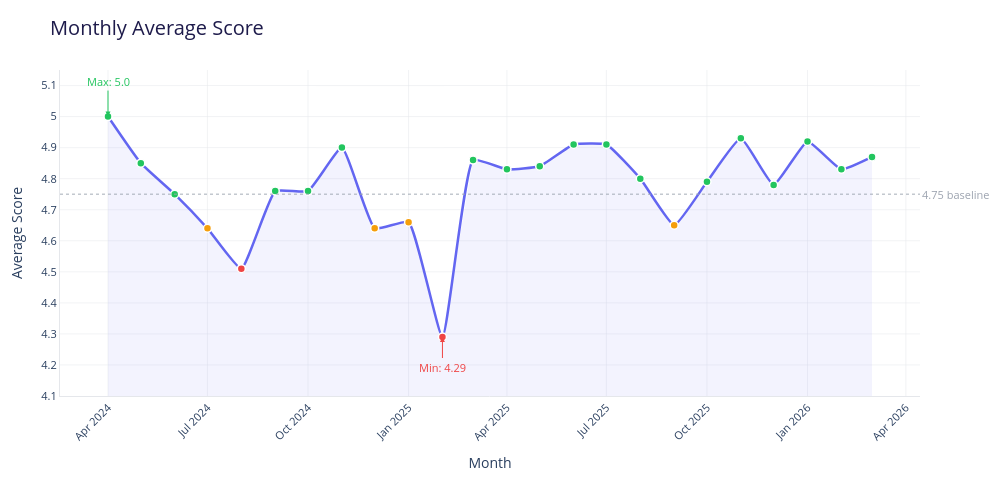

The cell this chart's notebook holds for it:
### Code cell
import plotly.graph_objects as go

months = [
    "2024-04", "2024-05", "2024-06", "2024-07", "2024-08", "2024-09",
    "2024-10", "2024-11", "2024-12", "2025-01", "2025-02", "2025-03",
    "2025-04", "2025-05", "2025-06", "2025-07", "2025-08", "2025-09",
    "2025-10", "2025-11", "2025-12", "2026-01", "2026-02", "2026-03"
]

avg_scores = [
    5.00, 4.85, 4.75, 4.64, 4.51, 4.76,
    4.76, 4.90, 4.64, 4.66, 4.29, 4.86,
    4.83, 4.84, 4.91, 4.91, 4.80, 4.65,
    4.79, 4.93, 4.78, 4.92, 4.83, 4.87
]

# Color each point based on value
colors = ["#ef4444" if s < 4.6 else "#f59e0b" if s < 4.75 else "#22c55e" for s in avg_scores]

fig = go.Figure()

# Shaded area under the line
fig.add_trace(go.Scatter(
    x=months,
    y=avg_scores,
    fill="tozeroy",
    fillcolor="rgba(99, 102, 241, 0.08)",
    line=dict(color="rgba(0,0,0,0)"),
    showlegend=False,
    hoverinfo="skip"
))

# Main line
fig.add_trace(go.Scatter(
    x=months,
    y=avg_scores,
    mode="lines+markers",
    name="Avg Score",
    line=dict(color="#6366f1", width=2.5, shape="spline", smoothing=0.4),
    marker=dict(
        size=8,
        color=colors,
        line=dict(color="white", width=1.5)
    ),
    hovertemplate="<b>%{x}</b><br>Score: %{y:.2f}<extra></extra>"
))

# Reference line at 4.75
fig.add_hline(
    y=4.75,
    line_dash="dot",
    line_color="rgba(156,163,175,0.6)",
    line_width=1.5,
    annotation_text="4.75 baseline",
    annotation_position="right",
    annotation_font=dict(size=11, color="#9ca3af")
)

# Annotate min and max
min_val = min(avg_scores)
max_val = max(avg_scores)
min_month = months[avg_scores.index(min_val)]
max_month = months[avg_scores.index(max_val)]

fig.add_annotation(
    x=min_month, y=min_val,
    text=f"Min: {min_val}",
    showarrow=True, arrowhead=2, arrowcolor="#ef4444",
    font=dict(color="#ef4444", size=11),
    ax=0, ay=30
)
fig.add_annotation(
    x=max_month, y=max_val,
    text=f"Max: {max_val}",
    showarrow=True, arrowhead=2, arrowcolor="#22c55e",
    font=dict(color="#22c55e", size=11),
    ax=0, ay=-35
)

fig.update_layout(
    title=dict(
        text="Monthly Average Score",
        font=dict(size=20, color="#1e1b4b"),
        x=0.05
    ),
    xaxis=dict(
        title="Month",
        tickangle=-45,
        tickfont=dict(size=11),
        gridcolor="rgba(229,231,235,0.5)",
        showline=True,
        linecolor="#e5e7eb"
    ),
    yaxis=dict(
        title="Average Score",
        range=[4.1, 5.15],
        tickfont=dict(size=11),
        gridcolor="rgba(229,231,235,0.5)",
        showline=True,
        linecolor="#e5e7eb",
        dtick=0.1
    ),
    plot_bgcolor="white",
    paper_bgcolor="white",
    hovermode="x unified",
    showlegend=False,
    margin=dict(l=60, r=80, t=70, b=80),
    width=1000,
    height=480
)

fig.show()

### Figure 1 — Plotly figure (JSON) as saved in the notebook; plotly's stock layout.template omitted (floating-point values rounded to 4 significant figures)
{"data": [{"fill": "tozeroy", "fillcolor": "rgba(99, 102, 241, 0.08)", "hoverinfo": "skip", "line": {"color": "rgba(0,0,0,0)"}, "showlegend": false, "type": "scatter", "x": ["2024-04", "2024-05", "2024-06", "2024-07", "2024-08", "2024-09", "2024-10", "2024-11", "2024-12", "2025-01", "2025-02", "2025-03", "2025-04", "2025-05", "2025-06", "2025-07", "2025-08", "2025-09", "2025-10", "2025-11", "2025-12", "2026-01", "2026-02", "2026-03"], "y": [5, 4.85, 4.75, 4.64, 4.51, 4.76, 4.76, 4.9, 4.64, 4.66, 4.29, 4.86, 4.83, 4.84, 4.91, 4.91, 4.8, 4.65, 4.79, 4.93, 4.78, 4.92, 4.83, 4.87]}, {"hovertemplate": "<b>%{x}</b><br>Score: %{y:.2f}<extra></extra>", "line": {"color": "#6366f1", "shape": "spline", "smoothing": 0.4, "width": 2.5}, "marker": {"color": ["#22c55e", "#22c55e", "#22c55e", "#f59e0b", "#ef4444", "#22c55e", "#22c55e", "#22c55e", "#f59e0b", "#f59e0b", "#ef4444", "#22c55e", "#22c55e", "#22c55e", "#22c55e", "#22c55e", "#22c55e", "#f59e0b", "#22c55e", "#22c55e", "#22c55e", "#22c55e", "#22c55e", "#22c55e"], "line": {"color": "white", "width": 1.5}, "size": 8}, "mode": "lines+markers", "name": "Avg Score", "type": "scatter", "x": ["2024-04", "2024-05", "2024-06", "2024-07", "2024-08", "2024-09", "2024-10", "2024-11", "2024-12", "2025-01", "2025-02", "2025-03", "2025-04", "2025-05", "2025-06", "2025-07", "2025-08", "2025-09", "2025-10", "2025-11", "2025-12", "2026-01", "2026-02", "2026-03"], "y": [5, 4.85, 4.75, 4.64, 4.51, 4.76, 4.76, 4.9, 4.64, 4.66, 4.29, 4.86, 4.83, 4.84, 4.91, 4.91, 4.8, 4.65, 4.79, 4.93, 4.78, 4.92, 4.83, 4.87]}], "layout": {"annotations": [{"font": {"color": "#9ca3af", "size": 11}, "showarrow": false, "text": "4.75 baseline", "x": 1, "xanchor": "left", "xref": "x domain", "y": 4.75, "yanchor": "middle", "yref": "y"}, {"arrowcolor": "#ef4444", "arrowhead": 2, "ax": 0, "ay": 30, "font": {"color": "#ef4444", "size": 11}, "showarrow": true, "text": "Min: 4.29", "x": "2025-02", "y": 4.29}, {"arrowcolor": "#22c55e", "arrowhead": 2, "ax": 0, "ay": -35, "font": {"color": "#22c55e", "size": 11}, "showarrow": true, "text": "Max: 5.0", "x": "2024-04", "y": 5}], "height": 480, "hovermode": "x unified", "margin": {"b": 80, "l": 60, "r": 80, "t": 70}, "paper_bgcolor": "white", "plot_bgcolor": "white", "shapes": [{"line": {"color": "rgba(156,163,175,0.6)", "dash": "dot", "width": 1.5}, "type": "line", "x0": 0, "x1": 1, "xref": "x domain", "y0": 4.75, "y1": 4.75, "yref": "y"}], "showlegend": false, "title": {"font": {"color": "#1e1b4b", "size": 20}, "text": "Monthly Average Score", "x": 0.05}, "width": 1000, "xaxis": {"gridcolor": "rgba(229,231,235,0.5)", "linecolor": "#e5e7eb", "showline": true, "tickangle": -45, "tickfont": {"size": 11}, "title": {"text": "Month"}}, "yaxis": {"dtick": 0.1, "gridcolor": "rgba(229,231,235,0.5)", "linecolor": "#e5e7eb", "range": [4.1, 5.15], "showline": true, "tickfont": {"size": 11}, "title": {"text": "Average Score"}}}}
